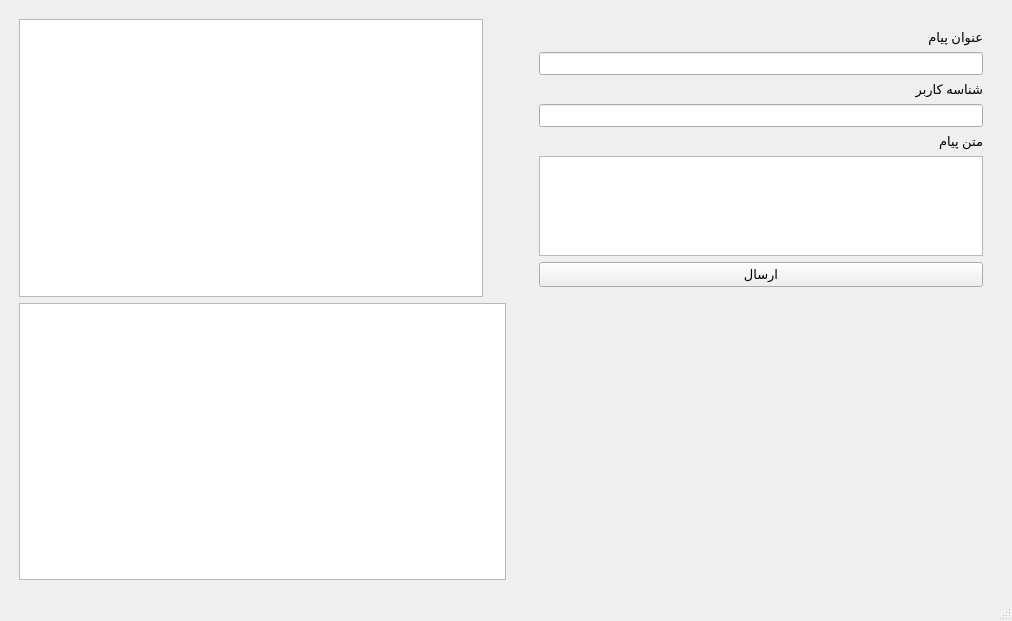
<?xml version="1.0" encoding="UTF-8"?>
<ui version="4.0">
 <class>MainWindow</class>
 <widget class="QMainWindow" name="MainWindow">
  <property name="geometry">
   <rect>
    <x>0</x>
    <y>0</y>
    <width>1012</width>
    <height>621</height>
   </rect>
  </property>
  <property name="windowTitle">
   <string>MainWindow</string>
  </property>
  <widget class="QWidget" name="centralwidget">
   <layout class="QVBoxLayout" name="verticalLayout_2">
    <item>
     <layout class="QVBoxLayout" name="verticalLayout" stretch="1,1">
      <property name="leftMargin">
       <number>10</number>
      </property>
      <property name="topMargin">
       <number>10</number>
      </property>
      <property name="rightMargin">
       <number>10</number>
      </property>
      <property name="bottomMargin">
       <number>10</number>
      </property>
      <item>
       <layout class="QHBoxLayout" name="horizontalLayout" stretch="2,0,2">
        <item>
         <widget class="QTableWidget" name="tblMessageQueue"/>
        </item>
        <item>
         <spacer name="horizontalSpacer">
          <property name="orientation">
           <enum>Qt::Horizontal</enum>
          </property>
          <property name="sizeHint" stdset="0">
           <size>
            <width>40</width>
            <height>20</height>
           </size>
          </property>
         </spacer>
        </item>
        <item>
         <layout class="QVBoxLayout" name="verticalLayout_3">
          <property name="leftMargin">
           <number>10</number>
          </property>
          <property name="topMargin">
           <number>10</number>
          </property>
          <property name="rightMargin">
           <number>10</number>
          </property>
          <property name="bottomMargin">
           <number>10</number>
          </property>
          <item>
           <widget class="QLabel" name="label">
            <property name="font">
             <font>
              <pointsize>10</pointsize>
             </font>
            </property>
            <property name="text">
             <string>عنوان پیام</string>
            </property>
           </widget>
          </item>
          <item>
           <widget class="QLineEdit" name="txtMessageTitle">
            <property name="font">
             <font>
              <pointsize>10</pointsize>
             </font>
            </property>
           </widget>
          </item>
          <item>
           <widget class="QLabel" name="label_3">
            <property name="font">
             <font>
              <pointsize>10</pointsize>
             </font>
            </property>
            <property name="text">
             <string>شناسه کاربر</string>
            </property>
           </widget>
          </item>
          <item>
           <widget class="QLineEdit" name="txtUserId">
            <property name="font">
             <font>
              <pointsize>10</pointsize>
             </font>
            </property>
           </widget>
          </item>
          <item>
           <widget class="QLabel" name="label_2">
            <property name="font">
             <font>
              <pointsize>10</pointsize>
             </font>
            </property>
            <property name="text">
             <string>متن پیام</string>
            </property>
           </widget>
          </item>
          <item>
           <widget class="QTextEdit" name="txtMessage">
            <property name="font">
             <font>
              <pointsize>10</pointsize>
             </font>
            </property>
           </widget>
          </item>
          <item>
           <widget class="QPushButton" name="btnSendMessage">
            <property name="font">
             <font>
              <pointsize>10</pointsize>
             </font>
            </property>
            <property name="text">
             <string>ارسال</string>
            </property>
           </widget>
          </item>
         </layout>
        </item>
       </layout>
      </item>
      <item>
       <layout class="QHBoxLayout" name="horizontalLayout_2" stretch="1,1">
        <item>
         <widget class="QTableWidget" name="tblUserInfo">
          <property name="toolTip">
           <string>لیست کاربران پیام دهنده</string>
          </property>
         </widget>
        </item>
        <item>
         <spacer name="horizontalSpacer_2">
          <property name="orientation">
           <enum>Qt::Horizontal</enum>
          </property>
          <property name="sizeHint" stdset="0">
           <size>
            <width>40</width>
            <height>20</height>
           </size>
          </property>
         </spacer>
        </item>
       </layout>
      </item>
     </layout>
    </item>
   </layout>
  </widget>
  <widget class="QMenuBar" name="menubar">
   <property name="geometry">
    <rect>
     <x>0</x>
     <y>0</y>
     <width>1012</width>
     <height>26</height>
    </rect>
   </property>
  </widget>
  <widget class="QStatusBar" name="statusbar"/>
 </widget>
 <resources/>
 <connections/>
</ui>
